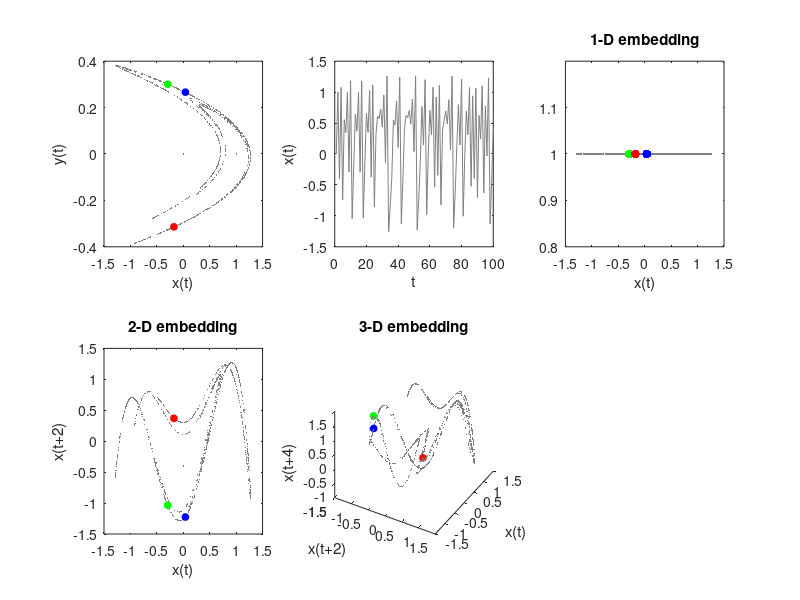

MATLAB code for this plot: (Note: this script raises an error after producing the figure.)



%% Henon map
max_dimension = 10;
% set parameters
tau = 2; % time delay
rtol = 15;
atol = 2;


num_point = 1e3; % time points
x = zeros(num_point,1);
y = zeros(num_point,1);
x(1) = 0;
y(1) = 0;
a = 1.4;
b = 0.3;
delta =0e-3;

% generate Henon map
for k = 2:num_point
    x(k) = 1-a*x(k-1)^2+y(k-1)+delta*randn(1);
    y(k) = b*x(k-1)+delta*randn(1);
end
x1 = x(1:end-2*tau);
x2 = x(tau+1:end - tau);
x3 = x(2*tau+1:end);

% select three representative points in the trajectory
p1 = 16;
p2 = 50;
p3 = 12;

markersize = 5;
hFig3 = figure(3);
set(hFig3,'units','centimeters','position',[0,0,18,10])
subplot(2,3,1)
plot(x,y,'.','color',[0.5 0.5 0.5],'markersize',1);
hold on
plot(x(p1),y(p1),'go','markerfacecolor','g','markersize',markersize)
hold on
plot(x(p2),y(p2),'bo','markerfacecolor','b','markersize',markersize)
hold on
plot(x(p3),y(p3),'ro','markerfacecolor','r','markersize',markersize)
hold off
xlabel('x(t)')
ylabel('y(t)')

% temporal activities
subplot(2,3,2)
plot(x(1:100),'-','color',[0.5 0.5 0.5]);
xlabel('t')
ylabel('x(t)')

% 1D embedding
subplot(2,3,3)
plot(x,ones(length(x),1),'.','color',[0.5 0.5 0.5],'markersize',1);
hold on
plot(x(p1),ones(length(x),1),'go','markerfacecolor','g','markersize',markersize)
hold on
plot(x(p2),ones(length(x),1),'bo','markerfacecolor','b','markersize',markersize)
hold on
plot(x(p3),ones(length(x),1),'ro','markerfacecolor','r','markersize',markersize)
hold off
axis([-1.5 1.5 0.8 1.2])
xlabel('x(t)')
title('1-D embedding')



% 2D embedding
subplot(2,3,4)
plot(x1,x2,'.','color',[0.5 0.5 0.5],'markersize',1);
hold on
plot(x1(p1),x2(p1),'go','markerfacecolor','g','markersize',markersize)
hold on
plot(x1(p2),x2(p2),'bo','markerfacecolor','b','markersize',markersize)
hold on
plot(x1(p3),x2(p3),'ro','markerfacecolor','r','markersize',markersize)
hold off
xlabel('x(t)')
ylabel('x(t+2)')
title('2-D embedding')

% 3D embedding
subplot(2,3,5)
plot3(x1,x2,x3,'.','color',[0.5 0.5 0.5],'markersize',1);
hold on
plot3(x1(p1),x2(p1),x3(p1),'go','markerfacecolor','g','markersize',markersize)
hold on
plot3(x1(p2),x2(p2),x3(p2),'bo','markerfacecolor','b','markersize',markersize)
hold on
plot3(x1(p3),x2(p3),x3(p3),'ro','markerfacecolor','r','markersize',markersize)
hold off
xlabel('x(t)')
ylabel('x(t+2)')
zlabel('x(t+4)')
title('3-D embedding')
view(60,-40)


%% FNN embedding
fnn = f_fnn(x,tau,max_dimension,rtol,atol);
%
figure(3);
subplot(2,3,6)
plot(fnn,'k-')
set(gca,'xtick',0:2:10,'fontsize',10)

xlabel('Embedding dimension')
ylabel('False NN percentage')



